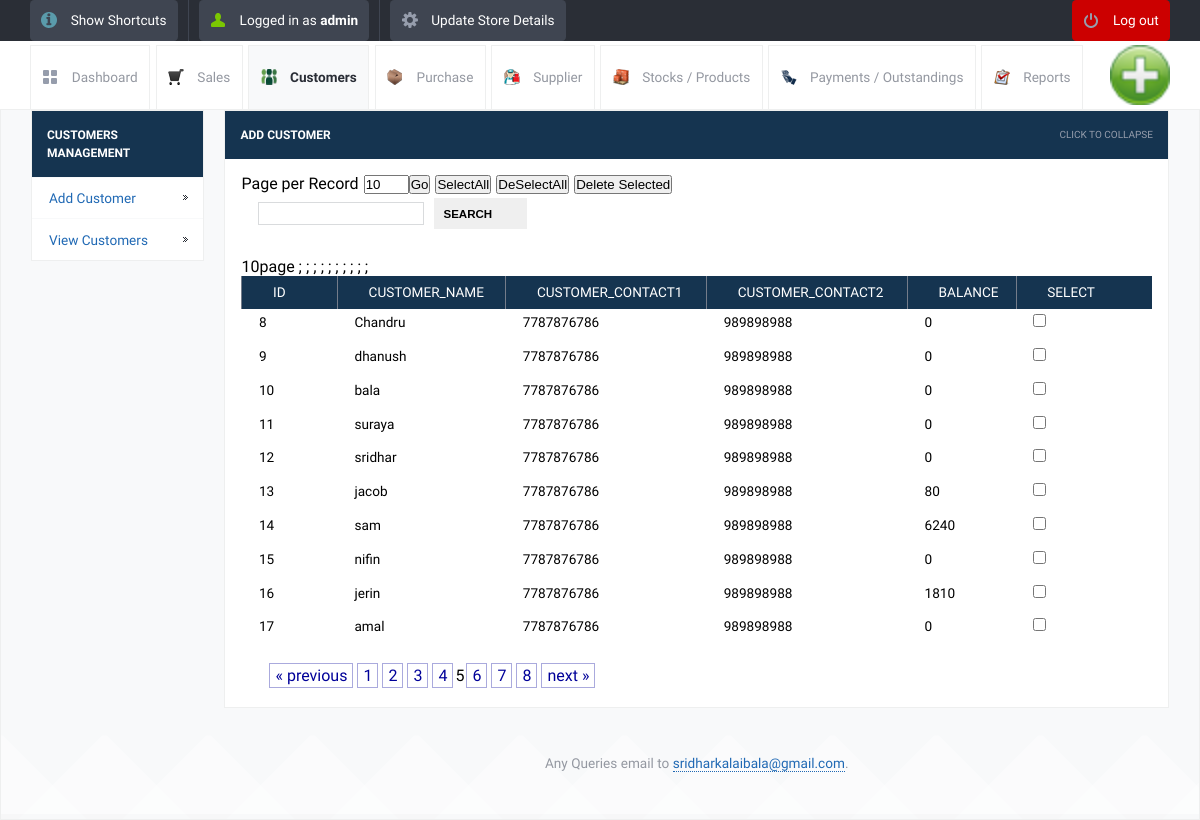
/paginationnijan.php (signed in), run on the app's committed database.
### tables this page shows
CREATE TABLE IF NOT EXISTS `customer_details` (
  `id` int(10) unsigned NOT NULL AUTO_INCREMENT,
  `customer_name` varchar(200) NOT NULL,
  `customer_address` varchar(500) NOT NULL,
  `customer_contact1` varchar(100) NOT NULL,
  `customer_contact2` varchar(100) NOT NULL,
  `balance` int(11) NOT NULL,
  PRIMARY KEY (`id`)
);

### init.php (called while the page is built, shortened)
<?php
	$POSNIC = array();
	$POSNIC['username'] = $_SESSION['username'];
	$POSNIC['usertype'] = $_SESSION['usertype'];
	$POSNIC['msg'] 		= '';
?>

### paginationnijan.php (the view, shortened to what this page needs)
<?php
include_once("init.php");
?>
<!DOCTYPE html>
<html lang="en">
<head>
	<link rel="stylesheet" href="css/style.css">
	<?php include_once("tpl/common_js.php"); ?>
</head>
<body>
	<?php include_once("tpl/top_bar.php"); ?>
	<div id="header-with-tabs">
		<div class="page-full-width cf">
			<ul id="tabs" class="fl">
				<li><a href="dashboard.php" class="dashboard-tab">Dashboard</a></li>
				<li><a href="page-full-width.php" class="sales-tab">Sales</a></li>
				<li><a href="page-full-width.php" class="active-tab customers-tab">Customers</a></li>
				<li><a href="page-other.php" class="purchase-tab">Purchase</a></li>
				<li><a href="page-other.php" class="supplier-tab">Supplier</a></li>
				<li><a href="page-other.php" class="stock-tab">Stocks / Products</a></li>
				<li><a href="page-other.php" class="payment-tab">Payments / Outstandings</a></li>
				<li><a href="page-other.php" class="report-tab">Reports</a></li>
			</ul>
			<a href="#" id="company-branding-small" class="fr"><img src="images/posnic.png" alt="Point of Sale" /></a>
		</div>
	</div>
	<div id="content">
		<div class="page-full-width cf">
			<div class="side-menu fl">
				<h3>Customers Management</h3>
				<ul>
					<li><a href="add_customer.php">Add Customer</a></li>
					<li><a href="view_customers.php">View Customers</a></li>
				</ul>
			</div>
			<div class="side-content fr">
				<div class="content-module">
					<div class="content-module-heading cf">
						<h3 class="fl">Add Customer</h3>
						<span class="fr expand-collapse-text">Click to collapse</span>
					</div>
						<div class="content-module-main cf">
				<table width="700" border="0" cellspacing="0" cellpadding="0">
  <tr>
    <td><form action="" method="post" name="search" >
<input name="searchtxt" type="text">
&nbsp;&nbsp;<input name="Search" type="submit" value="Search">
</form></td>
		<form action="" method="get" name="page">
Page per Record<input name="limit" type="text"  style="margin-left:5px;" value="<?php if(isset($_GET['limit'])) echo $_GET['limit']; else echo "10"; ?>" size="3" maxlength="3">
<input name="go" type="submit" value="Go">
<input type="button" name="selectall" value="SelectAll" onClick="checkAll()"  style="margin-left:5px;"/>
<input type="button" name="unselectall" value="DeSelectAll" onClick="uncheckAll()" style="margin-left:5px;" />
<input name="dsubmit" type="button" value="Delete Selected" style="margin-left:5px;" onclick="return confirmDeleteSubmit()"/></form>
					<form name="deletefiles" action="delete.php" method="post">
					<table><?php
	$limit = 10;
	$page = $_GET['page'];
	if($page)
		$start = ($page - 1) * $limit;
	else
		$start = 0;
	$sql = "SELECT * FROM customer_details LIMIT $start, $limit ";
	$result = mysql_query($sql);
?>
							<tr>
								<th>id</th>
								<th >customer_name</th>
								<th>customer_contact1</th>
								<th>customer_contact2</th>
								<th>balance</th>
								<th>Select</th>
							</tr>
</div></td>
<?php	while($row = mysql_fetch_array($result))
{
 ?>
	<tr>
   <td> <?php echo $row['id']; ?></td>
   <td><?php echo $row['customer_name']; ?></td>
   <td> <?php echo $row['customer_contact1']; ?></td>
   <td><?php echo $row['customer_contact2']; ?></td>
   <td> <?php echo $row['balance'];?></td>;
	<td><input type="checkbox" value="<?php echo $row['id']; ?>" name="checklist[]" /></td>
</tr>
<?php } ?>
  <tr>
        <td align="center"><div style="margin-left:20px;"><div class="pagination"><a href="paginationnijan.php?page=4&limit=1">« previous</a><a href="paginationnijan.php?page=1&limit=1">1</a><a href="paginationnijan.php?page=2&limit=1">2</a><a href="paginationnijan.php?page=3&limit=1">3</a><a href="paginationnijan.php?page=4&limit=1">4</a>5<a href="paginationnijan.php?page=6&limit=1">6</a><a href="paginationnijan.php?page=7&limit=1">7</a><a href="paginationnijan.php?page=8&limit=1">8</a><a href="paginationnijan.php?page=6&limit=1">next »</a></div>
</div></td>
      </tr>
		</div>
	</div>
		<div id="footer">
		<p>Any Queries email to <a href="mailto:sridharkalaibala@gmail.com?subject=Stock%20Management%20System">sridharkalaibala@gmail.com</a>.</p>
	</div>
</body>
</html>

### tpl/common_js.php (shortened to what this page needs)
<link rel="stylesheet" href="css/cmxform.css">

### tpl/top_bar.php (shortened to what this page needs)
<div id="top-bar">
	<div class="page-full-width cf">
		<ul id="nav" class="fl">
			<li class="v-sep"><a href="javascript:void(0);" onclick="javascript:window.open('shortcuts.html','myNewWinsr','width=600,height=110,toolbar=0,menubar=no,status=no,resizable=yes,location=no,directories=no,scrollbars=yes');" class="round button dark ic-info image-left">Show Shortcuts</a></li>
			<li class="v-sep"><a href="#" class="round button dark menu-user image-left">Logged in as <strong><?php echo $POSNIC['username'] ?></strong></a>
			</li>
		<li><a href="update_details.php" class="round button dark menu-settings image-left">Update Store Details</a></li>
		</ul>
		<form action="#" method="POST" id="search-form" class="fr">
			<fieldset>
                                   <a href="logout.php" class="round button dark menu-logoff image-left" style="background-color: #cc0000">Log out</a>
			</fieldset>
		</form>
	</div>
</div>

### paginationnijan.php (style rules this page uses)
body { margin-left: 0px; margin-top: 0px; margin-right: 0px; margin-bottom: 0px; background-color: #FFFFFF; }
* { padding: 0px; margin: 0px; }
div.pagination { padding: 3px; margin: 3px; }
div.pagination a { padding: 2px 5px 2px 5px; margin: 2px; border: 1px solid #AAAADD; text-decoration: none; color: #000099; }

### data on the page
customer_details: id "8", customer_name "Chandru", customer_contact1 "7787876786", customer_contact2 "989898988", balance "0"
customer_details: id "9", customer_name "dhanush", customer_contact1 "7787876786", customer_contact2 "989898988", balance "0"
customer_details: id "10", customer_name "bala", customer_contact1 "7787876786", customer_contact2 "989898988", balance "0"
customer_details: id "11", customer_name "suraya", customer_contact1 "7787876786", customer_contact2 "989898988", balance "0"
customer_details: id "12", customer_name "sridhar", customer_contact1 "7787876786", customer_contact2 "989898988", balance "0"
customer_details: id "13", customer_name "jacob", customer_contact1 "7787876786", customer_contact2 "989898988", balance "80"
customer_details: id "14", customer_name "sam", customer_contact1 "7787876786", customer_contact2 "989898988", balance "6240"
customer_details: id "15", customer_name "nifin", customer_contact1 "7787876786", customer_contact2 "989898988", balance "0"
customer_details: id "16", customer_name "jerin", customer_contact1 "7787876786", customer_contact2 "989898988", balance "1810"
customer_details: id "17", customer_name "amal", customer_contact1 "7787876786", customer_contact2 "989898988", balance "0"

### other printed values
$POSNIC['username'] "admin"
